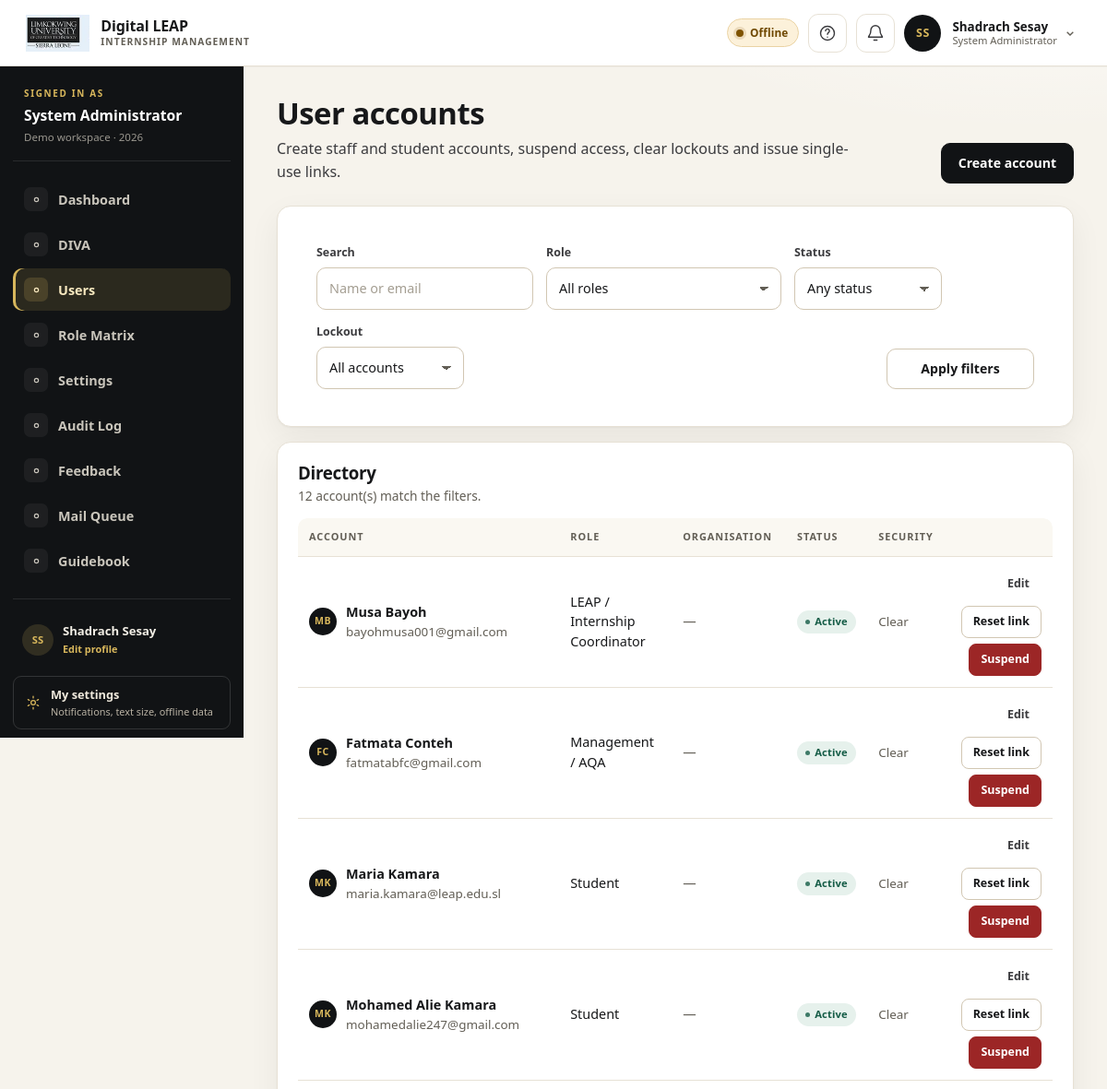
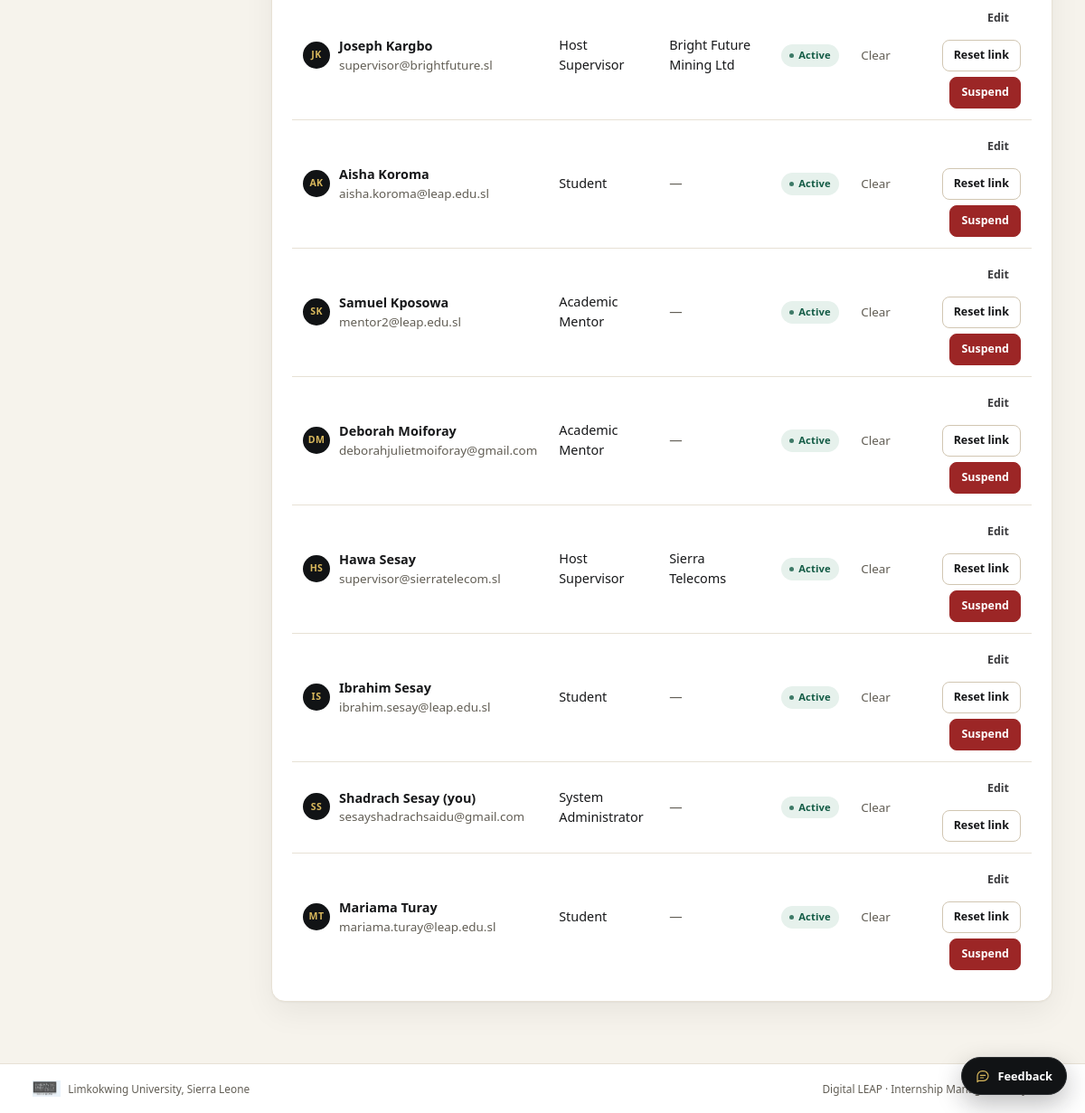
/digital-leap/index.php?r=admin/users (signed in), run on the app's committed database (2 pictures, top to bottom).
### tables this page shows
CREATE TABLE users (
  user_id           INT UNSIGNED NOT NULL AUTO_INCREMENT,
  role_id           TINYINT UNSIGNED NOT NULL,
  organisation_id   INT UNSIGNED NULL,
  first_name        VARCHAR(60)  NOT NULL,
  last_name         VARCHAR(60)  NOT NULL,
  email             VARCHAR(120) NOT NULL,
  phone             VARCHAR(25)  NULL,
  password_hash     VARCHAR(255) NULL,
  status            ENUM('invited','active','suspended') NOT NULL DEFAULT 'invited',
  must_change_password TINYINT(1) NOT NULL DEFAULT 0,
  failed_attempts   TINYINT UNSIGNED NOT NULL DEFAULT 0,
  locked_until      DATETIME NULL,
  last_login_at     DATETIME NULL,
  created_at        DATETIME NOT NULL DEFAULT CURRENT_TIMESTAMP,
  updated_at        DATETIME NOT NULL DEFAULT CURRENT_TIMESTAMP ON UPDATE CURRENT_TIMESTAMP,
  PRIMARY KEY (user_id),
  UNIQUE KEY uq_users_email (email),
  KEY idx_users_role (role_id, status),
  KEY idx_users_org (organisation_id),
  CONSTRAINT fk_users_role FOREIGN KEY (role_id) REFERENCES roles (role_id),
  CONSTRAINT fk_users_org FOREIGN KEY (organisation_id) REFERENCES organisation (org_id) ON DELETE SET NULL
);

CREATE TABLE roles (
  role_id     TINYINT UNSIGNED NOT NULL AUTO_INCREMENT,
  role_key    VARCHAR(30)  NOT NULL,
  role_name   VARCHAR(60)  NOT NULL,
  description VARCHAR(255) NULL,
  created_at  DATETIME NOT NULL DEFAULT CURRENT_TIMESTAMP,
  PRIMARY KEY (role_id),
  UNIQUE KEY uq_roles_key (role_key)
);

CREATE TABLE organisation (
  org_id        INT UNSIGNED NOT NULL AUTO_INCREMENT,
  name          VARCHAR(120) NOT NULL,
  sector        VARCHAR(60)  NOT NULL,
  address       VARCHAR(180) NOT NULL,
  district      VARCHAR(60)  NOT NULL,
  contact_person VARCHAR(100) NOT NULL,
  contact_email VARCHAR(120) NOT NULL,
  contact_phone VARCHAR(25)  NULL,
  mou_status    ENUM('none','pending','signed','expired') NOT NULL DEFAULT 'none',
  mou_expiry    DATE NULL,
  capacity      SMALLINT UNSIGNED NOT NULL DEFAULT 0,
  status        ENUM('active','inactive') NOT NULL DEFAULT 'active',
  created_at    DATETIME NOT NULL DEFAULT CURRENT_TIMESTAMP,
  updated_at    DATETIME NOT NULL DEFAULT CURRENT_TIMESTAMP ON UPDATE CURRENT_TIMESTAMP,
  PRIMARY KEY (org_id),
  UNIQUE KEY uq_org_name (name),
  KEY idx_org_district (district)
);

### digital-leap/app/Views/admin/users.php (the view, shortened to what the rows shown need)
<?php
$now = date('Y-m-d H:i:s');
?>
<div class="page-head">
    <div>
        <h1>User accounts</h1>
        <p>Create staff and student accounts, suspend access, clear lockouts and issue single-use links.</p>
    </div>
    <div class="page-actions">
        <a class="btn" href="<?= e(url('admin/users/form')) ?>">Create account</a>
    </div>
</div>
<div class="card">
    <form method="get" action="<?= e(($GLOBALS['base'] ?? '') . '/index.php') ?>" class="filter-bar">
        <div class="field">
            <label for="q">Search</label>
            <input id="q" name="q" type="search" value="<?= e($search) ?>" placeholder="Name or email">
        </div>
        <div class="field">
            <label for="role_id">Role</label>
            <select id="role_id" name="role_id">
                <option value="0">All roles</option>
            </select>
        </div>
        <div class="field">
            <label for="status">Status</label>
            <select id="status" name="status">
                <option value="">Any status</option>
            </select>
        </div>
        <div class="field">
            <label for="locked">Lockout</label>
            <select id="locked" name="locked">
                <option value="">All accounts</option>
            </select>
        </div>
        <div class="field field-actions">
            <button class="btn btn-outline" type="submit">Apply filters</button>
        </div>
    </form>
</div>
<div class="card">
    <div class="card-head"><div><h2>Directory</h2><p><?= count($users) ?> account(s) match the filters.</p></div></div>
    <div class="table-wrap">
        <table class="table table--stack">
            <thead>
                <tr><th>Account</th><th>Role</th><th>Organisation</th><th>Status</th><th>Security</th><th></th></tr>
            </thead>
            <tbody>
            <?php foreach ($users as $user): ?>
                <?php
                $id = (int) $user['user_id'];
                $isLocked = $user['locked_until'] !== null && $user['locked_until'] > $now;
                $isSelf = $id === $selfId;
                ?>
                <tr>
                    <td data-label="Account">
                        <div class="cell-person">
                            <?= avatar_html($user, 'avatar avatar-sm') ?>
                            <div>
                                <strong><?= e($user['first_name'] . ' ' . $user['last_name']) ?><?= $isSelf ? ' (you)' : '' ?></strong>
                                <div class="small muted"><?= e($user['email']) ?></div>
                            </div>
                        </div>
                    </td>
                    <td data-label="Role"><?= e($user['role_name']) ?></td>
                    <td data-label="Organisation"><?= $user['org_name'] !== null ? e($user['org_name']) : '<span class="muted">—</span>' ?></td>
                    <td data-label="Status">
                        <?= status_badge($user['status']) ?>
                    </td>
                    <td data-label="Security">
                        <?php if ($isLocked): ?>
                            <span class="badge badge-bad">Locked</span>
                            <div class="small muted">Until <?= e(fmt_dt($user['locked_until'])) ?></div>
                        <?php elseif ((int) $user['failed_attempts'] > 0): ?>
                            <span class="badge badge-warn"><?= (int) $user['failed_attempts'] ?> failed</span>
                        <?php else: ?>
                            <span class="small muted">Clear</span>
                        <?php endif; ?>
                    </td>
                    <td class="right actions-cell">
                        <a class="btn btn-sm btn-quiet" href="<?= e(url('admin/users/form', ['id' => $id])) ?>">Edit</a>
                        <form class="inline-form" method="post" action="<?= e(url('admin/users/reset')) ?>">
                            <button class="btn btn-sm btn-outline" type="submit"><?= $user['status'] === 'invited' ? 'Resend invite' : 'Reset link' ?></button>
                        </form>
                        <?php if (!$isSelf && $user['status'] !== 'invited'): ?>
                            <form class="inline-form" method="post" action="<?= e(url('admin/users/toggle')) ?>" data-confirm="Change access for <?= e($user['first_name'] . ' ' . $user['last_name']) ?>?">
                                <button class="btn btn-sm <?= $user['status'] === 'active' ? 'btn-danger' : 'btn' ?>" type="submit"><?= $user['status'] === 'active' ? 'Suspend' : 'Reactivate' ?></button>
                            </form>
                        <?php endif; ?>
                    </td>
                </tr>
            <?php endforeach; ?>
            </tbody>
        </table>
    </div>
</div>

### digital-leap/app/helpers.php (shortened to what the rows shown need)
<?php
function e($value): string
{
    return htmlspecialchars((string) ($value ?? ''), ENT_QUOTES, 'UTF-8');
}
function url(string $route = '', array $params = []): string
{
    $base = $GLOBALS['base'] ?? '';
    $query = ['r' => $route] + $params;
    return $base . '/index.php?' . http_build_query($query);
}
function asset(string $path): string
{
    $path = ltrim($path, '/');
    $file = BASE_PATH . '/public/assets/' . $path;
    $version = is_file($file) ? '?v=' . filemtime($file) : '';
    return ($GLOBALS['base'] ?? '') . '/public/assets/' . $path . $version;
}
function qget(string $key, $default = null)
{
    return $_GET[$key] ?? $default;
}
function status_badge(?string $status): string
{
    $key = strtolower((string) $status);
    $map = [
        'draft' => 'muted', 'proposed' => 'warn', 'pending' => 'warn', 'invited' => 'warn',
        'submitted' => 'info', 'shortlisted' => 'info', 'scheduled' => 'info',
        'approved' => 'ok', 'active' => 'ok', 'completed' => 'ok', 'signed' => 'ok',
        'published' => 'ok', 'assessed' => 'ok', 'mentor_reviewed' => 'ok', 'allocated' => 'ok',
        'returned' => 'bad', 'rejected' => 'bad', 'failed' => 'bad', 'missed' => 'bad',
        'terminated' => 'bad', 'suspended' => 'bad', 'withdrawn' => 'muted',
        'moderated' => 'info', 'queued' => 'warn', 'sent' => 'ok', 'cancelled' => 'muted',
        'expired' => 'bad', 'none' => 'muted', 'inactive' => 'muted',
    ];
    $tone = $map[$key] ?? 'muted';
    return '<span class="badge badge-' . $tone . '">' . e(ucwords(str_replace('_', ' ', $key))) . '</span>';
}
function initials(string $first, string $last): string
{
    return strtoupper(substr($first, 0, 1) . substr($last, 0, 1));
}
function avatar_file(int $userId): ?string
{
    $dir = STORAGE_PATH . '/uploads/avatars';
    foreach (['jpg', 'jpeg', 'png', 'webp'] as $ext) {
        $path = $dir . '/' . $userId . '.' . $ext;
    }
    return null;
}
function avatar_url(?array $user = null): ?string
{
    $id = (int) ($user['user_id'] ?? \Leap\Core\Auth::id());
    $file = avatar_file($id);
    if ($file === null) {
        return null;
    }
    return url('avatar', ['u' => $id, 'v' => filemtime($file) . '-' . filesize($file)]);
}
function avatar_html(array $user, string $class = 'chat-avatar'): string
{
    $id = (int) ($user['user_id'] ?? 0);
    $first = (string) ($user['first_name'] ?? '');
    $last = (string) ($user['last_name'] ?? '');
    $file = $id > 0 && \Leap\Controllers\ProfileController::canViewAvatar($id) ? avatar_file($id) : null;
    return '<span class="' . e($class) . '" aria-hidden="true">' . e(initials($first, $last)) . '</span>';
}

### digital-leap/app/Views/layout.php (shortened to what the rows shown need)
<?php
$user = Auth::user();
$route = (string) ($_GET['r'] ?? '');
$unread = 0;
if ($user !== null) {
    $unread = (int) Database::val('SELECT COUNT(*) FROM notification WHERE user_id = ? AND is_read = 0', [(int) $user['user_id']]);
}
$prefUid = $user === null ? 0 : (int) $user['user_id'];
$textSize = Preference::textSize($prefUid);
$calmMotion = Preference::reduceMotion($prefUid);
$nav = $user === null ? [] : nav_items();
$avatarUrl = $user === null ? null : avatar_url($user);
$authRoutes = ['login', 'register', 'forgot', 'reset', 'token/supervisor'];
$isAuthPage = $user === null && in_array($route, $authRoutes, true);
?>
<!doctype html>
<html lang="en" data-text-size="<?= e($textSize) ?>"<?= $calmMotion ? ' data-reduce-motion="on"' : '' ?>>
<head>
<link rel="stylesheet" href="<?= e(asset('css/app.css')) ?>">
</head>
<body class="<?= $user !== null ? 'app-shell' : ($isAuthPage ? 'auth-shell' : 'landing-shell') ?>" data-role="<?= e($user !== null ? (string) Auth::role() : 'guest') ?>" data-page="<?= e($route) ?>">
<?php if ($user !== null): ?>
<header class="topbar">
    <div class="topbar-left">
        <a class="brand" href="<?= e(url('dashboard')) ?>" data-tour="brand">
            <img class="brand-logo" src="<?= e(asset('img/limkokwing-logo.png')) ?>" alt="Limkokwing University of Creative Technology, Sierra Leone">
            <span class="brand-text">Digital LEAP<small>Internship Management</small></span>
        </a>
    </div>
    <div class="topbar-right">
        <p class="net-pill" data-net-status data-state="online" role="status" aria-live="polite">
            <span class="net-dot" aria-hidden="true"></span><span class="net-text">Online</span>
        </p>
        <button class="icon-btn tour-trigger" type="button" data-tour-start aria-label="Take a guided tour" title="Take a guided tour">
            <svg viewBox="0 0 24 24" aria-hidden="true"><circle cx="12" cy="12" r="9"/><path d="M9.5 9a2.5 2.5 0 1 1 4 2c-.9.7-1.5 1.2-1.5 2.5"/><path d="M12 17h.01"/></svg>
        </button>
        <div class="menu-wrap">
            <button class="icon-btn bell-btn" type="button" data-notif-toggle aria-expanded="false" aria-controls="notif-panel" aria-label="Notifications<?= $unread > 0 ? ', ' . $unread . ' unread' : '' ?>" data-tour="notifications">
                <svg viewBox="0 0 24 24" aria-hidden="true"><path d="M18 8a6 6 0 0 0-12 0c0 7-3 7-3 9h18c0-2-3-2-3-9"/><path d="M10 21h4"/></svg>
            </button>
        </div>
        <div class="menu-wrap user-chip" data-tour="profile">
            <a class="avatar-link" href="<?= e(url('profile')) ?>" aria-label="Open my profile to edit details and profile photo">
                <?php if ($avatarUrl !== null): ?>
                    <img class="avatar avatar-img" src="<?= e($avatarUrl) ?>" alt="">
                <?php else: ?>
                    <span class="avatar" aria-hidden="true"><?= e(initials((string) $user['first_name'], (string) $user['last_name'])) ?></span>
                <?php endif; ?>
            </a>
            <button class="user-menu-toggle" type="button" data-user-toggle aria-expanded="false" aria-controls="user-menu">
                <span class="user-meta">
                    <strong><?= e($user['first_name'] . ' ' . $user['last_name']) ?></strong>
                    <small><?= e($user['role_name']) ?></small>
                </span>
                <svg class="menu-caret" viewBox="0 0 24 24" aria-hidden="true"><path d="m7 10 5 5 5-5"/></svg>
            </button>
        </div>
    </div>
</header>
<div class="shell">
    <aside class="sidebar" id="sidebar">
        <div class="sidebar-role">
            <span class="sidebar-role-label">Signed in as</span>
            <strong><?= e($user['role_name']) ?></strong>
            <span class="sidebar-role-sub">Demo workspace · <?= e(date('Y')) ?></span>
        </div>
        <nav aria-label="Main navigation" data-tour="nav">
            <?php foreach ($nav as [$href, $label]): ?>
                <?php $isActive = $route === $href || str_starts_with($route, $href . '/'); ?>
                <a href="<?= e(url($href)) ?>" class="<?= $isActive ? 'active' : '' ?>"<?= $isActive ? ' aria-current="page"' : '' ?>>
                    <span class="nav-ico" aria-hidden="true"><svg viewBox="0 0 24 24"><?= $navIcons[$href] ?? '<circle cx="12" cy="12" r="3"/>' ?></svg></span>
                    <span><?= e($label) ?></span>
                </a>
            <?php endforeach; ?>
        </nav>
        <div class="sidebar-foot">
            <a class="sidebar-profile" href="<?= e(url('profile')) ?>">
                <?= avatar_html(['user_id' => (int) ($user['user_id'] ?? 0), 'first_name' => (string) $user['first_name'], 'last_name' => (string) $user['last_name']], 'sidebar-avatar') ?>
                <span><?= e($user['first_name'] . ' ' . $user['last_name']) ?><small>Edit profile</small></span>
            </a>
            <a class="sidebar-settings" href="<?= e(url('settings')) ?>">
                <svg viewBox="0 0 24 24" aria-hidden="true"><circle cx="12" cy="12" r="3.2"/><path d="M12 2.8v2.4M12 18.8v2.4M4.5 7.5l2 1.2M17.5 15.3l2 1.2M4.5 16.5l2-1.2M17.5 8.7l2-1.2"/></svg>
                <span>My settings<small>Notifications, text size, offline data</small></span>
            </a>
        </div>
    </aside>
    <main id="main" class="main">
        <?= $content ?>
    </main>
</div>
<?php endif; ?>
</body>
</html>

### data on the page
users: first_name+last_name "SS", first_name+last_name "Shadrach Sesay", role.role_name "System Administrator", initials($first, $last) "SS", shows "(you)", email "sesayshadrachsaidu@gmail.com", status "Active", failed_attempts "Clear", shows "Reset link"
users: initials($first, $last) "MB", first_name+last_name "Musa Bayoh", email "bayohmusa001@gmail.com", role.role_name "LEAP / Internship Coordinator", status "Active", failed_attempts "Clear", shows "Reset link", shows "Suspend"
users: initials($first, $last) "FC", first_name+last_name "Fatmata Conteh", email "fatmatabfc@gmail.com", role.role_name "Management / AQA", status "Active", failed_attempts "Clear", shows "Reset link", shows "Suspend"
users: initials($first, $last) "MK", first_name+last_name "Maria Kamara", email "maria.kamara@leap.edu.sl", role.role_name "Student", status "Active", failed_attempts "Clear", shows "Reset link", shows "Suspend"
users: initials($first, $last) "MK", first_name+last_name "Mohamed Alie Kamara", email "mohamedalie247@gmail.com", role.role_name "Student", status "Active", failed_attempts "Clear", shows "Reset link", shows "Suspend"
users: initials($first, $last) "JK", first_name+last_name "Joseph Kargbo", email "supervisor@brightfuture.sl", role.role_name "Host Supervisor", organisation.name "Bright Future Mining Ltd", status "Active", failed_attempts "Clear", shows "Reset link", shows "Suspend"
users: initials($first, $last) "AK", first_name+last_name "Aisha Koroma", email "aisha.koroma@leap.edu.sl", role.role_name "Student", status "Active", failed_attempts "Clear", shows "Reset link", shows "Suspend"
users: initials($first, $last) "SK", first_name+last_name "Samuel Kposowa", email "mentor2@leap.edu.sl", role.role_name "Academic Mentor", status "Active", failed_attempts "Clear", shows "Reset link", shows "Suspend"
users: initials($first, $last) "DM", first_name+last_name "Deborah Moiforay", email "deborahjulietmoiforay@gmail.com", role.role_name "Academic Mentor", status "Active", failed_attempts "Clear", shows "Reset link", shows "Suspend"
users: initials($first, $last) "HS", first_name+last_name "Hawa Sesay", email "supervisor@sierratelecom.sl", role.role_name "Host Supervisor", organisation.name "Sierra Telecoms", status "Active", failed_attempts "Clear", shows "Reset link", shows "Suspend"
users: initials($first, $last) "IS", first_name+last_name "Ibrahim Sesay", email "ibrahim.sesay@leap.edu.sl", role.role_name "Student", status "Active", failed_attempts "Clear", shows "Reset link", shows "Suspend"
users: initials($first, $last) "MT", first_name+last_name "Mariama Turay", email "mariama.turay@leap.edu.sl", role.role_name "Student", status "Active", failed_attempts "Clear", shows "Reset link", shows "Suspend"

### other printed values
$label "Dashboard"
$label "DIVA"
$label "Users"
$label "Role Matrix"
$label "Settings"
$label "Audit Log"
$label "Feedback"
$label "Mail Queue"
$label "Guidebook"
initials($first, $last) "SS"
count($users) "12"
